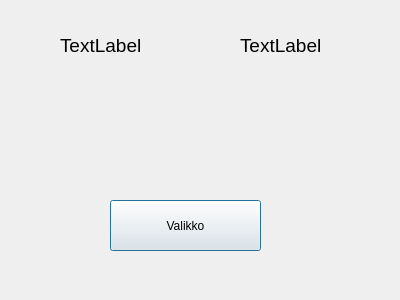
<?xml version="1.0" encoding="UTF-8"?>
<ui version="4.0">
 <class>Korttimain</class>
 <widget class="QDialog" name="Korttimain">
  <property name="geometry">
   <rect>
    <x>0</x>
    <y>0</y>
    <width>400</width>
    <height>300</height>
   </rect>
  </property>
  <property name="windowTitle">
   <string>Dialog</string>
  </property>
  <widget class="QLabel" name="LabelAsiakas">
   <property name="geometry">
    <rect>
     <x>60</x>
     <y>30</y>
     <width>100</width>
     <height>30</height>
    </rect>
   </property>
   <property name="font">
    <font>
     <pointsize>14</pointsize>
    </font>
   </property>
   <property name="text">
    <string>TextLabel</string>
   </property>
  </widget>
  <widget class="QLabel" name="LabelKortinnumero">
   <property name="geometry">
    <rect>
     <x>240</x>
     <y>30</y>
     <width>100</width>
     <height>30</height>
    </rect>
   </property>
   <property name="font">
    <font>
     <pointsize>14</pointsize>
    </font>
   </property>
   <property name="text">
    <string>TextLabel</string>
   </property>
  </widget>
  <widget class="QPushButton" name="BtnValikko">
   <property name="geometry">
    <rect>
     <x>110</x>
     <y>200</y>
     <width>151</width>
     <height>51</height>
    </rect>
   </property>
   <property name="text">
    <string>Valikko</string>
   </property>
  </widget>
 </widget>
 <resources/>
 <connections/>
</ui>
